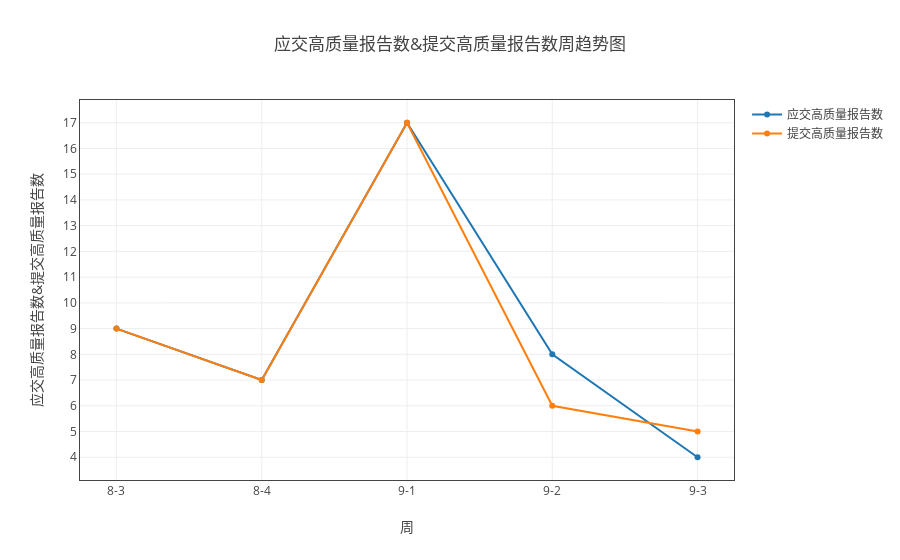
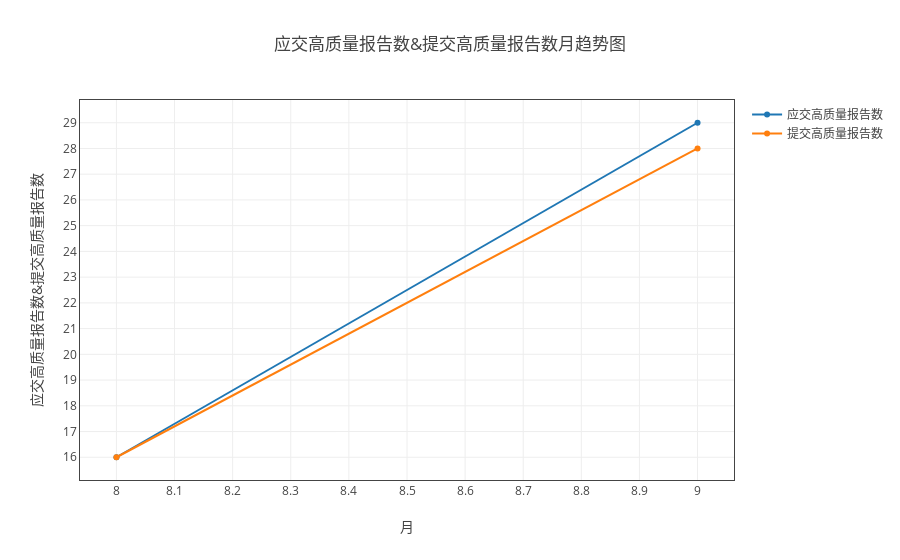

Source (notebook cell) for these figures, in order:
### Markdown cell above
#### 应交高质量报告数和提交高质量报告数

### Code cell
data_dict = {'应交高质量报告数':['应交高质量报告数'], '提交高质量报告数':['提交高质量报告数']}
myModule.plot( all_dict, data_dict, '负责人' ,  'line' , all='all')

### Figure 1 — Plotly figure (JSON) as saved in the notebook; plotly's stock layout.template omitted (floating-point values rounded to 4 significant figures)
{"data": [{"name": "应交高质量报告数", "type": "scatter", "uid": "6d9ed5cc-c204-11e8-ad45-a81e84e6c740", "x": ["8-3", "8-4", "9-1", "9-2", "9-3"], "y": [9, 7, 17, 8, 4]}, {"name": "提交高质量报告数", "type": "scatter", "uid": "6d9edc48-c204-11e8-ad45-a81e84e6c740", "x": ["8-3", "8-4", "9-1", "9-2", "9-3"], "y": [9, 7, 17, 6, 5]}], "layout": {"title": "应交高质量报告数&提交高质量报告数周趋势图", "xaxis": {"mirror": "all", "nticks": 20, "showgrid": true, "showline": true, "title": "周", "zeroline": true}, "yaxis": {"mirror": "all", "nticks": 20, "showgrid": true, "showline": true, "title": "应交高质量报告数&提交高质量报告数", "zeroline": true}}}

### Figure 2 — Plotly figure (JSON) as saved in the notebook; plotly's stock layout.template omitted (floating-point values rounded to 4 significant figures)
{"data": [{"name": "应交高质量报告数", "type": "scatter", "uid": "6dac25c4-c204-11e8-ad45-a81e84e6c740", "x": ["8", "9"], "y": [16, 29]}, {"name": "提交高质量报告数", "type": "scatter", "uid": "6dac29d4-c204-11e8-ad45-a81e84e6c740", "x": ["8", "9"], "y": [16, 28]}], "layout": {"title": "应交高质量报告数&提交高质量报告数月趋势图", "xaxis": {"mirror": "all", "nticks": 20, "showgrid": true, "showline": true, "title": "月", "zeroline": true}, "yaxis": {"mirror": "all", "nticks": 20, "showgrid": true, "showline": true, "title": "应交高质量报告数&提交高质量报告数", "zeroline": true}}}
